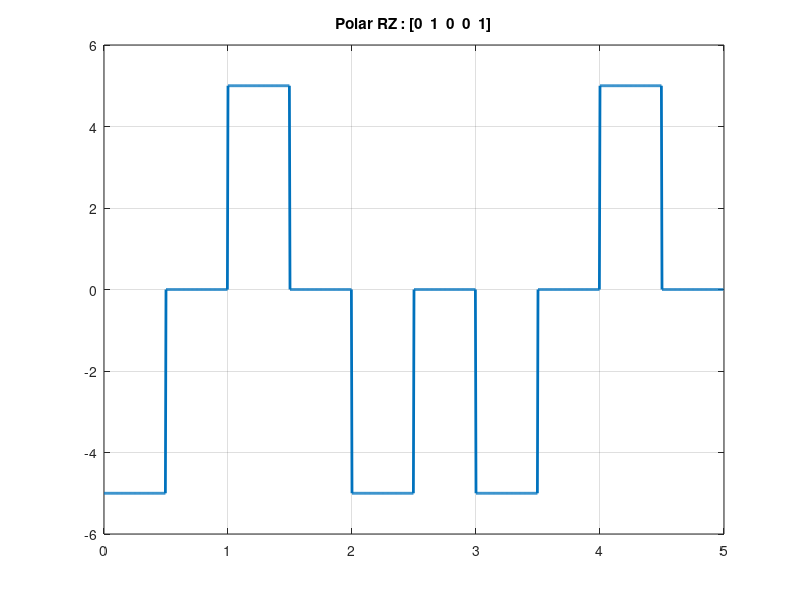

Source code (MATLAB):
clc;
close all;
clear all;

bits = [0,1,0,0,1]; %5

bitrate = 1;
voltage = 5;

T = length(bits)/bitrate; %total time for bit sequence
n = 200; %sample per bit
N = n * T; %total sample
dt = T / N; %sampling time
t = 0:dt:T-dt; %every time instance
y = zeros(1,length(t)); %output signal

%modulation
for i = 0 : length(bits) - 1
  if(bits(i+1) == 1)
    y(i * n + 1 : (i + 0.5) * n) = voltage;
    y((i + 0.5) * n + 1 : (i + 1) * n) = 0;
  else
    y(i * n + 1 : (i + 0.5) * n) = -voltage;
    y((i + 0.5) * n + 1 : (i + 1) * n) = 0;
  endif
end

plot(t,y,'LineWidth',2);
axis([0 T -voltage-1 voltage+1]);
grid on;
title(['Polar RZ : [' num2str(bits) ']']);

%demodulation
for i = 1 : length(t)
  if(rem(i,n) == 0 && y(i - n * 0.5) == voltage)
    receiving_bits(i / n) = 1;
    elseif(rem(i,n) == 0 && y(i - n * 0.5) == -voltage)
    receiving_bits(i / n) = 0;
  endif
end
%disp("OK DUCK");
disp(receiving_bits);
